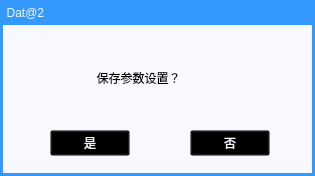
<?xml version="1.0" encoding="UTF-8"?>
<ui version="4.0">
 <class>Save</class>
 <widget class="QDialog" name="Save">
  <property name="geometry">
   <rect>
    <x>0</x>
    <y>0</y>
    <width>315</width>
    <height>176</height>
   </rect>
  </property>
  <property name="windowTitle">
   <string>Dialog</string>
  </property>
  <widget class="QGroupBox" name="groupBox">
   <property name="geometry">
    <rect>
     <x>0</x>
     <y>20</y>
     <width>315</width>
     <height>156</height>
    </rect>
   </property>
   <property name="styleSheet">
    <string notr="true">QGroupBox {
	background-color: rgb(248, 248, 255);
	color: rgb(248, 248, 255);
    font: 14pt &quot;黑体&quot;;
    margin-top: 0ex;
    border-width:3px;  
    border-style:solid;
    border-color: rgb(51, 153, 255);  
}</string>
   </property>
   <property name="title">
    <string/>
   </property>
   <widget class="QPushButton" name="pushButton">
    <property name="geometry">
     <rect>
      <x>50</x>
      <y>110</y>
      <width>80</width>
      <height>26</height>
     </rect>
    </property>
    <property name="focusPolicy">
     <enum>Qt::NoFocus</enum>
    </property>
    <property name="styleSheet">
     <string notr="true">border-image: url(:/LCD_CS351/LCD_CS351/35_all/67.bmp);
background:transparent;
font: 12pt &quot;黑体&quot;;
color: rgb(248, 248, 255);</string>
    </property>
    <property name="text">
     <string>是</string>
    </property>
   </widget>
   <widget class="QPushButton" name="pushButton_2">
    <property name="geometry">
     <rect>
      <x>190</x>
      <y>110</y>
      <width>80</width>
      <height>26</height>
     </rect>
    </property>
    <property name="focusPolicy">
     <enum>Qt::NoFocus</enum>
    </property>
    <property name="styleSheet">
     <string notr="true">border-image: url(:/LCD_CS351/LCD_CS351/35_all/67.bmp);
background:transparent;
font: 12pt &quot;黑体&quot;;
color: rgb(248, 248, 255);</string>
    </property>
    <property name="text">
     <string>否</string>
    </property>
   </widget>
   <widget class="QLabel" name="label_2">
    <property name="geometry">
     <rect>
      <x>21</x>
      <y>25</y>
      <width>65</width>
      <height>54</height>
     </rect>
    </property>
    <property name="styleSheet">
     <string notr="true">border-image: url(:/LCD_CS351/LCD_CS351/logo/warn.png);</string>
    </property>
    <property name="text">
     <string/>
    </property>
   </widget>
   <widget class="QLabel" name="label_3">
    <property name="geometry">
     <rect>
      <x>90</x>
      <y>47</y>
      <width>221</width>
      <height>21</height>
     </rect>
    </property>
    <property name="styleSheet">
     <string notr="true">font: 14pt &quot;黑体&quot;;</string>
    </property>
    <property name="text">
     <string>  保存参数设置？</string>
    </property>
   </widget>
   <widget class="QLabel" name="label_4">
    <property name="geometry">
     <rect>
      <x>50</x>
      <y>82</y>
      <width>221</width>
      <height>21</height>
     </rect>
    </property>
    <property name="styleSheet">
     <string notr="true">font: 14pt &quot;黑体&quot;;</string>
    </property>
    <property name="text">
     <string/>
    </property>
    <property name="alignment">
     <set>Qt::AlignCenter</set>
    </property>
   </widget>
  </widget>
  <widget class="QLabel" name="label">
   <property name="geometry">
    <rect>
     <x>0</x>
     <y>0</y>
     <width>315</width>
     <height>25</height>
    </rect>
   </property>
   <property name="styleSheet">
    <string notr="true">background-color: rgb(51, 153, 255); 
font: 12pt &quot;黑体&quot;;
color: rgb(248, 248, 255);</string>
   </property>
   <property name="text">
    <string>  Dat@2</string>
   </property>
  </widget>
  <widget class="QPushButton" name="pushButton_cancel">
   <property name="geometry">
    <rect>
     <x>285</x>
     <y>0</y>
     <width>31</width>
     <height>25</height>
    </rect>
   </property>
   <property name="focusPolicy">
    <enum>Qt::NoFocus</enum>
   </property>
   <property name="styleSheet">
    <string notr="true">border-image: url(:/LCD_CS351/LCD_CS351/35_all/cha.bmp);
background:transparent;</string>
   </property>
   <property name="text">
    <string/>
   </property>
   <property name="autoDefault">
    <bool>false</bool>
   </property>
   <property name="flat">
    <bool>true</bool>
   </property>
  </widget>
 </widget>
 <resources/>
 <connections/>
</ui>
